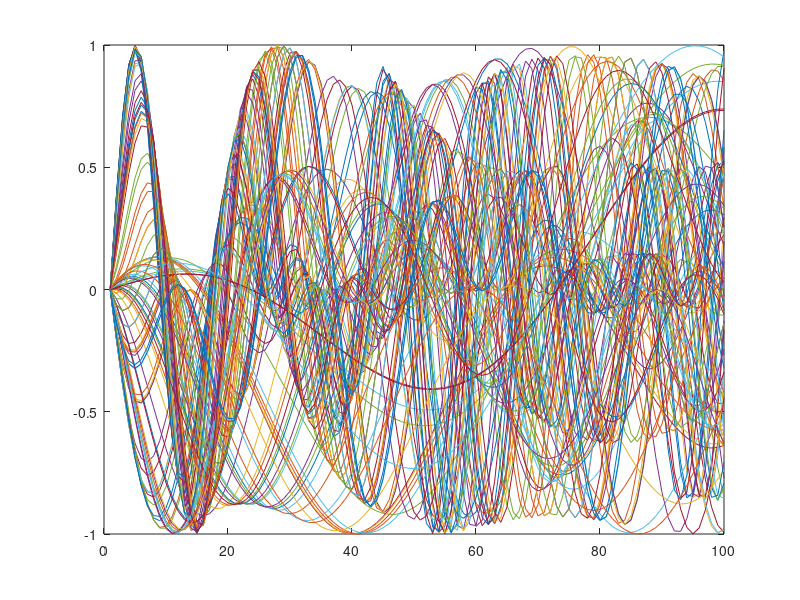

Recreate this plot in MATLAB. (Note: this script raises an error after producing the figure.)
clear all

n = 100;
X = linspace(0,2*pi,n)';
uf = @(x,mu) cos(x+mu).*sin(x*mu);

% Definition of the training set and computation of the snapshots
m_snap = 100;
Xi = 2*pi*rand(1,m_snap);
snapshots = zeros(n,m_snap);
for i = 1:m_snap
    snapshots(:,i) = uf(X,Xi(i));
end

figure(1)
clf
plot(snapshots)


%% Computation of the reference solution on a testing set
m_test = 1000;
Xi_test = 2*pi*rand(1,m_test);
ref_test = zeros(n,m_test);
for i = 1:m_test
    ref_test(:,i) = uf(X,Xi_test(i));
end


error_2 = @(x) norm(ref_test-x,'fro')/norm(ref_test,'fro');
error_inf = @(x) max(max(abs(ref_test-x)))/max(max(abs(ref_test)));

%% SHEPARD
Jk = mat2cell(snapshots,n,ones(1,m_snap));
p = 3.5; % smoothness coefficient in Shepard interpolation
shep = @(mu) shepard_interp(Jk,Xi,mu,p);

shepard_test = zeros(n,m_test);

for i = 1:m_test
    shepard_test(:,i) = shep(Xi_test(i));
end

shepard_2 = error_2(shepard_test);
shepard_inf = error_inf(shepard_test);

%% EIM
clear opts
opts.max_basis = 40;
opts.tol = 1e-14;

[approx,Q,indxi,indx] = eim(snapshots,opts);
norm(approx-snapshots)
Qred = Q(indx,:);

eim_test = zeros(numel(indx),m_test);
for i = 1:m_test
    eim_test(:,i) = uf(X(indx),Xi_test(i));
end
eim_test = Q*(Qred\eim_test);

eim_2 = error_2(eim_test);
eim_inf = error_inf(eim_test);

%% EIM with projection
opts.orth = true;
opts.dot = speye(n); % The approximation is now defined with a projection
[approx2,Q2,indxi2] = eim(snapshots,opts);

eim_proj_test = Q2*((Q2'*opts.dot*Q2) \ (Q2'*ref_test));

eim_proj_2 = error_2(eim_proj_test);
eim_proj_inf = error_inf(eim_proj_test);

%% POD of the snapshots + EIM approximation of the basis
tol = 1e-14;
[Qdeim,inddeim] = pod_deim(snapshots,tol);

deim_test = zeros(numel(inddeim),m_test);
for i = 1:m_test
    deim_test(:,i) = uf(X(inddeim),Xi_test(i));
end
Qdred = Qdeim(inddeim,:);
deim_test = Qdeim*(Qdred\deim_test);

deim_2 = error_2(deim_test);
deim_inf = error_inf(deim_test);

%%
fprintf('\nshepard_2 = %d\n',shepard_2)
fprintf('eim_2 = %d\n',eim_2)
fprintf('eim_proj_2 = %d\n',eim_proj_2)
fprintf('deim_2 = %d\n\n',deim_2)

fprintf('shepard_inf = %d\n',shepard_inf)
fprintf('eim_inf = %d\n',eim_inf)
fprintf('eim_proj_inf = %d\n',eim_proj_inf)
fprintf('deim_inf = %d\n',deim_inf)
